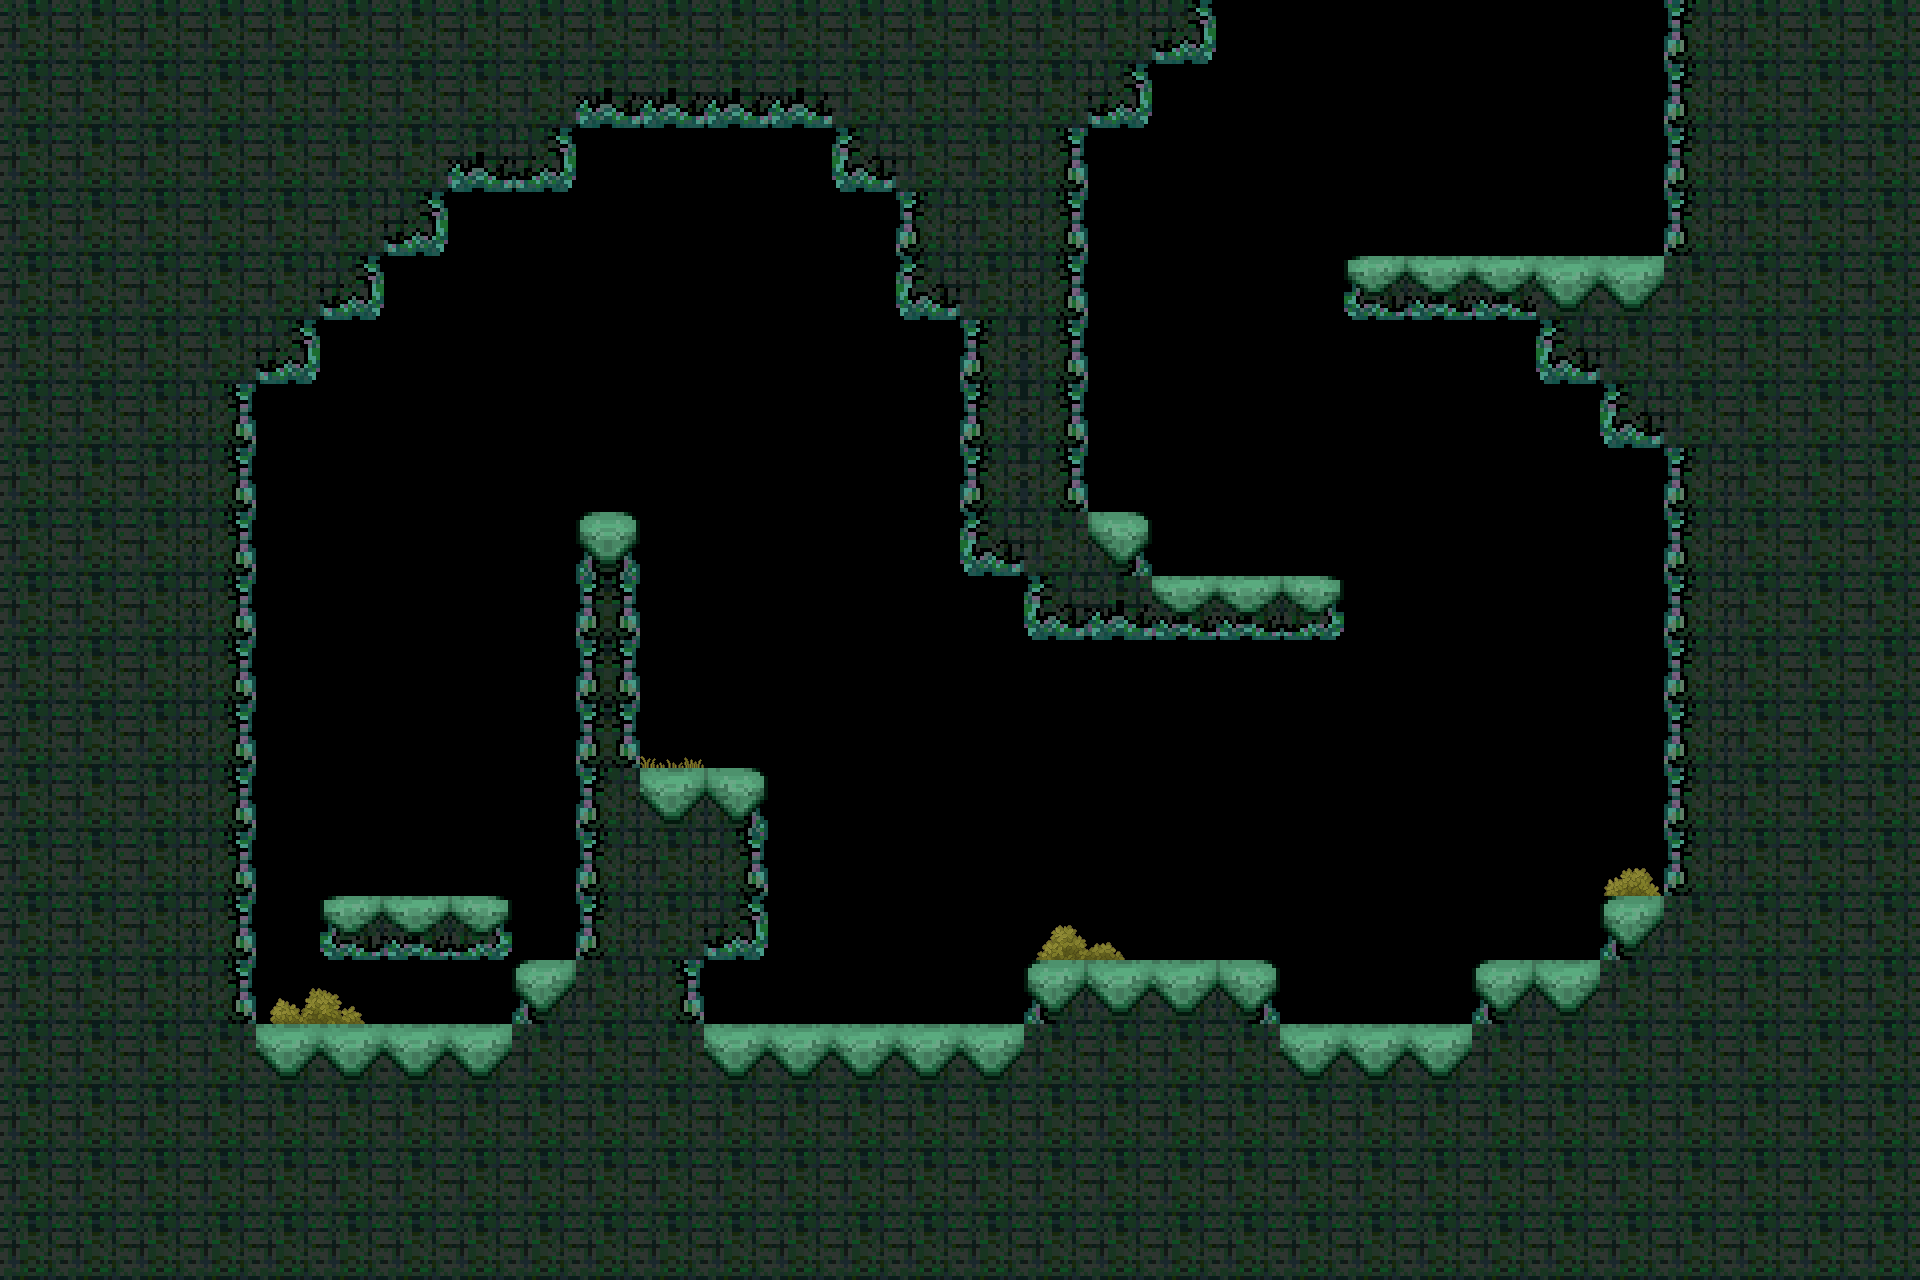

This is a level from a 2D game, rendered from its Tiled map with the project's own tilesets. A one-line summary and the complete map file follow:
An orthogonal 30x20 tile map with 64x64 px tiles, 2 tile layers (tiles, deco), 2 tilesets and 7 objects (N, end).

<map version="1.4" tiledversion="1.4.3" orientation="orthogonal" renderorder="right-down" width="30" height="20" tilewidth="64" tileheight="64" infinite="0" nextlayerid="6" nextobjectid="14">
 <tileset firstgid="1" source="../level0.tsx" />
 <tileset firstgid="17" source="../deco1.tsx" />
 <layer id="1" name="tiles" width="30" height="20">
  <data encoding="csv">
6,6,6,6,6,6,6,6,6,6,6,6,6,6,6,6,6,6,11,0,0,0,0,0,0,0,5,6,6,6,
6,6,6,6,6,6,6,6,6,10,10,10,10,6,6,6,6,11,0,0,0,0,0,0,0,0,5,6,6,6,
6,6,6,6,6,6,6,10,11,0,0,0,0,9,6,6,7,0,0,0,0,0,0,0,0,0,5,6,6,6,
6,6,6,6,6,6,11,0,0,0,0,0,0,0,5,6,7,0,0,0,0,0,0,0,0,0,5,6,6,6,
6,6,6,6,6,11,0,0,0,0,0,0,0,0,9,6,7,0,0,0,0,13,14,14,2,2,6,6,6,6,
6,6,6,6,11,0,0,0,0,0,0,0,0,0,0,5,7,0,0,0,0,0,0,0,9,6,6,6,6,6,
6,6,6,7,0,0,0,0,0,0,0,0,0,0,0,5,7,0,0,0,0,0,0,0,0,9,6,6,6,6,
6,6,6,7,0,0,0,0,0,0,0,0,0,0,0,5,7,0,0,0,0,0,0,0,0,0,5,6,6,6,
6,6,6,7,0,0,0,0,0,4,0,0,0,0,0,9,6,3,0,0,0,0,0,0,0,0,5,6,6,6,
6,6,6,7,0,0,0,0,0,8,0,0,0,0,0,0,9,10,14,14,15,0,0,0,0,0,5,6,6,6,
6,6,6,7,0,0,0,0,0,8,0,0,0,0,0,0,0,0,0,0,0,0,0,0,0,0,5,6,6,6,
6,6,6,7,0,0,0,0,0,8,0,0,0,0,0,0,0,0,0,0,0,0,0,0,0,0,5,6,6,6,
6,6,6,7,0,0,0,0,0,5,2,3,0,0,0,0,0,0,0,0,0,0,0,0,0,0,5,6,6,6,
6,6,6,7,0,0,0,0,0,5,6,7,0,0,0,0,0,0,0,0,0,0,0,0,0,0,5,6,6,6,
6,6,6,7,0,13,14,15,0,5,6,11,0,0,0,0,0,0,0,0,0,0,0,0,0,1,6,6,6,6,
6,6,6,7,0,0,0,0,1,6,7,0,0,0,0,0,1,2,2,3,0,0,0,1,2,6,6,6,6,6,
6,6,6,6,2,2,2,2,6,6,6,2,2,2,2,2,6,6,6,6,2,2,2,6,6,6,6,6,6,6,
6,6,6,6,6,6,6,6,6,6,6,6,6,6,6,6,6,6,6,6,6,6,6,6,6,6,6,6,6,6,
6,6,6,6,6,6,6,6,6,6,6,6,6,6,6,6,6,6,6,6,6,6,6,6,6,6,6,6,6,6,
6,6,6,6,6,6,6,6,6,6,6,6,6,6,6,6,6,6,6,6,6,6,6,6,6,6,6,6,6,6
</data>
 </layer>
 <layer id="5" name="deco" width="30" height="20">
  <data encoding="csv">
0,0,0,0,0,0,0,0,0,0,0,0,0,0,0,0,0,0,0,0,0,0,0,0,0,0,0,0,0,0,
0,0,0,0,0,0,0,0,0,0,0,0,0,0,0,0,0,0,0,0,0,0,0,0,0,0,0,0,0,0,
0,0,0,0,0,0,0,0,0,0,0,0,0,0,0,0,0,0,0,0,0,0,0,0,0,0,0,0,0,0,
0,0,0,0,0,0,0,0,0,0,0,0,0,0,0,0,0,0,0,0,0,0,0,0,0,0,0,0,0,0,
0,0,0,0,0,0,0,0,0,0,0,0,0,0,0,0,0,0,0,0,0,0,0,0,0,0,0,0,0,0,
0,0,0,0,0,0,0,0,0,0,0,0,0,0,0,0,0,0,0,0,0,0,0,0,0,0,0,0,0,0,
0,0,0,0,0,0,0,0,0,0,0,0,0,0,0,0,0,0,0,0,0,0,0,0,0,0,0,0,0,0,
0,0,0,0,0,0,0,0,0,0,0,0,0,0,0,0,0,0,0,0,0,0,0,0,0,0,0,0,0,0,
0,0,0,0,0,0,0,0,0,0,0,0,0,0,0,0,0,0,0,0,0,0,0,0,0,0,0,0,0,0,
0,0,0,0,0,0,0,0,0,0,0,0,0,0,0,0,0,0,0,0,0,0,0,0,0,0,0,0,0,0,
0,0,0,0,0,0,0,0,0,0,0,0,0,0,0,0,0,0,0,0,0,0,0,0,0,0,0,0,0,0,
0,0,0,0,0,0,0,0,0,0,31,0,0,0,0,0,0,0,0,0,0,0,0,0,0,0,0,0,0,0,
0,0,0,0,0,0,0,0,0,0,0,0,0,0,0,0,0,0,0,0,0,0,0,0,0,0,0,0,0,0,
0,0,0,0,0,0,0,0,0,0,0,0,0,0,0,0,0,0,0,0,0,0,0,0,0,17,0,0,0,0,
0,0,0,0,0,0,0,0,0,0,0,0,0,0,0,0,18,19,0,0,0,0,0,0,0,0,0,0,0,0,
0,0,0,0,20,21,0,0,0,0,0,0,0,0,0,0,0,0,0,0,0,0,0,0,0,0,0,0,0,0,
0,0,0,0,0,0,0,0,0,0,0,0,0,0,0,0,0,0,0,0,0,0,0,0,0,0,0,0,0,0,
0,0,0,0,0,0,0,0,0,0,0,0,0,0,0,0,0,0,0,0,0,0,0,0,0,0,0,0,0,0,
0,0,0,0,0,0,0,0,0,0,0,0,0,0,0,0,0,0,0,0,0,0,0,0,0,0,0,0,0,0,
0,0,0,0,0,0,0,0,0,0,0,0,0,0,0,0,0,0,0,0,0,0,0,0,0,0,0,0,0,0
</data>
 </layer>
 <objectgroup id="3" name="conx">
  <object id="6" name="N" x="1216" y="0" width="448" height="64" />
 </objectgroup>
 <objectgroup id="4" name="spawns">
  <object id="3" name="end" x="384" y="896">
   <point />
  </object>
  <object id="8" x="1088" y="896">
   <point />
  </object>
  <object id="9" x="1344" y="960">
   <point />
  </object>
 </objectgroup>
 <objectgroup id="2" name="collision">
  <object id="1" x="0" y="0" visible="0">
   <polygon points="0,0 1216,0 1216,64 1152,64 1152,128 1088,128 1088,512 1152,512 1152,576 1344,576 1344,640 1024,640 1024,576 960,576 960,320 896,320 896,192 832,192 832,128 576,128 576,192 448,192 448,256 384,256 384,320 320,320 320,384 256,384 256,1024 512,1024 512,960 576,960 576,512 640,512 640,768 768,768 768,960 704,960 704,1024 1024,1024 1024,960 1280,960 1280,1024 1472,1024 1472,960 1600,960 1600,896 1664,896 1664,448 1600,448 1600,384 1536,384 1536,320 1344,320 1344,256 1664,256 1664,0 1920,0 1920,1280 0,1280" />
  </object>
  <object id="2" x="320" y="896" visible="0">
   <polygon points="0,0 192,0 192,64 0,64" />
  </object>
  <object id="13" x="32" y="32">
   <polygon points="0,0 0,1216 1856,1216 1856,0" />
  </object>
 </objectgroup>
</map>
